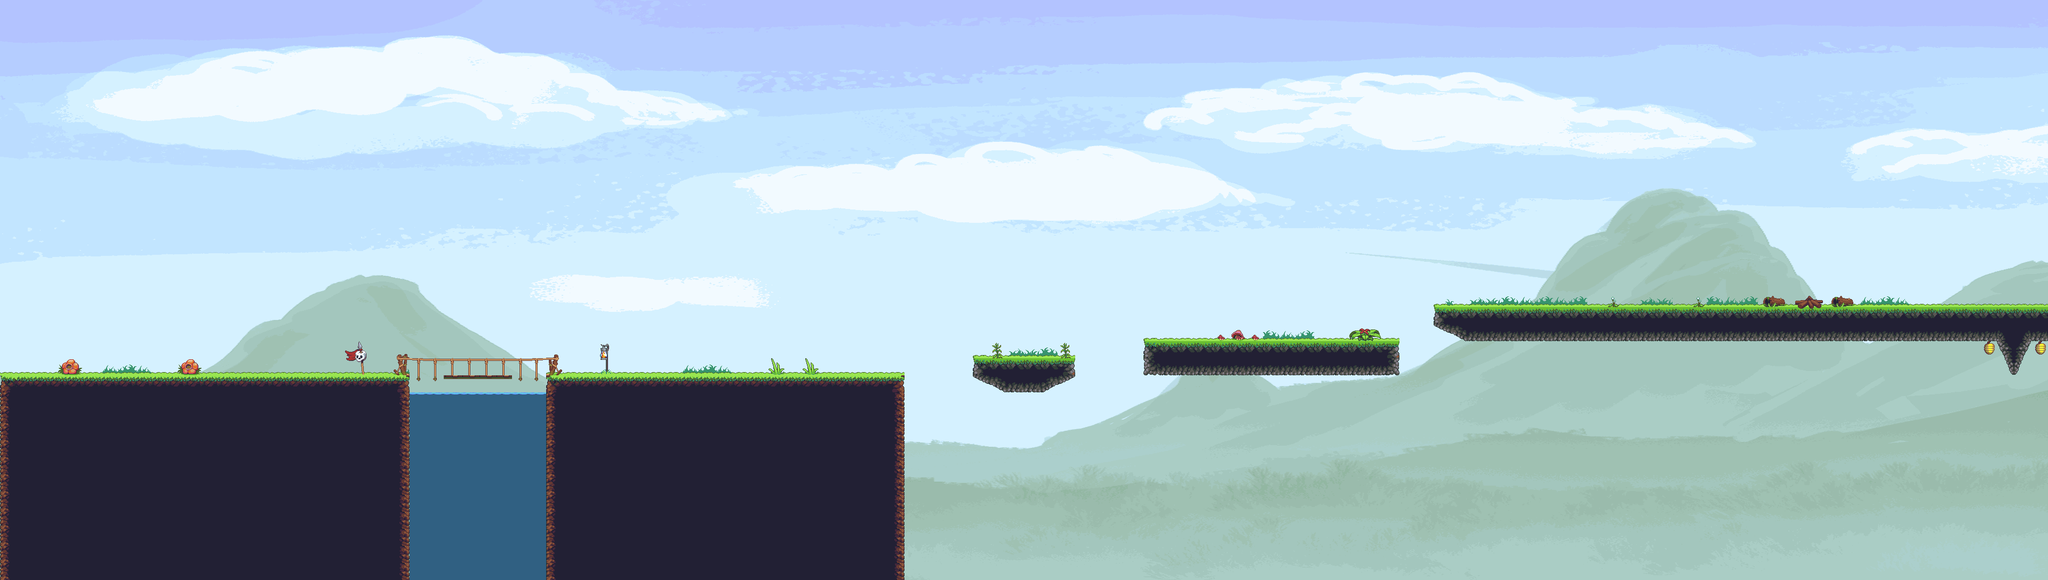

This game map was drawn from its Tiled (.tmx) file and the tilesets committed beside it. A one-line description and the trimmed map source follow:
An orthogonal 120x34 tile map with 32x32 px tiles, 2 tile layers (Foreground, Objekte), 3 tilesets, 1 image layer and 26 objects (8x CoinEntity, 6x Ground, 4x EnemyEntity, 3x Wall, 2x SpikeEntity, ...).

<map version="1.0" orientation="orthogonal" renderorder="left-up" width="120" height="34" tilewidth="32" tileheight="32" nextobjectid="74">
 <tileset firstgid="1" name="jungle_guide" tilewidth="32" tileheight="32">
  <image source="../img/map/jungle_guide.png" width="768" height="928" />
 </tileset>
 <tileset firstgid="697" name="jungle_terrain" tilewidth="32" tileheight="32">
  <image source="../img/map/jungle_terrain.png" width="896" height="480" />
 </tileset>
 <tileset firstgid="1117" name="objekte" tilewidth="32" tileheight="32">
  <image source="../img/map/objekte.png" width="416" height="224" />
 </tileset>
 <imagelayer name="Parallax_layer1">
  <image source="../img/background/landscape.png" />
 </imagelayer>
 <layer name="Foreground" width="120" height="34">
  <data>[4080 cells, 866 non-empty, 65 distinct tile ids]</data>
 </layer>
 <layer name="Objekte" width="120" height="34">
  <data>[4080 cells, 31 non-empty, 22 distinct tile ids]</data>
 </layer>
 <objectgroup name="Object">
  <properties>
   <property name="duration" value="300" />
   <property name="fade" value="#300000" />
  </properties>
  <object id="3" name="mainPlayer" x="6" y="633" width="32" height="64">
   <properties>
    <property name="image" value="gripe_run_right" />
    <property name="spritewidth" value="64" />
   </properties>
  </object>
  <object id="5" name="game.LevelEntity" x="3806" y="-2181" width="31" height="4000">
   <properties>
    <property name="duration" value="300" />
    <property name="fade" value="#009900" />
    <property name="to" value="1" />
   </properties>
  </object>
  <object id="13" name="ScrollEntity" x="880" y="640" width="32" height="32">
   <properties>
    <property name="image" value="spinning_scrolls" />
    <property name="scrollIndex" value="41" />
    <property name="spritewidth" value="32" />
    <property name="type" value="enchantment" />
   </properties>
  </object>
  <object id="16" name="SpikeEntity" x="767" y="1046.33" width="257" height="40" />
  <object id="19" name="SpikeEntity" x="1693" y="1047.33" width="2143" height="41" />
  <object id="30" name="CoinEntity" x="170" y="650" width="32" height="32">
   <properties>
    <property name="image" value="spinning_coin_gold" />
    <property name="spritewidth" value="32" />
   </properties>
  </object>
  <object id="31" name="CoinEntity" x="1121" y="643" width="32" height="32">
   <properties>
    <property name="image" value="spinning_coin_gold" />
    <property name="spritewidth" value="32" />
   </properties>
  </object>
  <object id="32" name="CoinEntity" x="1908" y="628" width="32" height="32">
   <properties>
    <property name="image" value="spinning_coin_gold" />
    <property name="spritewidth" value="32" />
   </properties>
  </object>
  <object id="57" name="CoinEntity" x="3018" y="483" width="32" height="32">
   <properties>
    <property name="image" value="spinning_coin_gold" />
    <property name="spritewidth" value="32" />
   </properties>
  </object>
  <object id="67" name="CoinEntity" x="492" y="592" width="32" height="32">
   <properties>
    <property name="image" value="spinning_coin_gold" />
    <property name="spritewidth" value="32" />
   </properties>
  </object>
  <object id="69" name="CoinEntity" x="1515" y="645" width="32" height="32">
   <properties>
    <property name="image" value="spinning_coin_gold" />
    <property name="spritewidth" value="32" />
   </properties>
  </object>
  <object id="70" name="CoinEntity" x="2398" y="598" width="32" height="32">
   <properties>
    <property name="image" value="spinning_coin_gold" />
    <property name="spritewidth" value="32" />
   </properties>
  </object>
  <object id="72" name="CoinEntity" x="3536" y="484" width="32" height="32">
   <properties>
    <property name="image" value="spinning_coin_gold" />
    <property name="spritewidth" value="32" />
   </properties>
  </object>
 </objectgroup>
 <objectgroup name="EnemyEntities">
  <object id="7" name="EnemyEntity" x="206" y="639" width="539" height="59">
   <properties>
    <property name="attack" value="00" />
    <property name="image" value="frog" />
    <property name="jump" value="0" />
    <property name="speed" value="4" />
    <property name="spriteheight" value="64" />
    <property name="spritewidth" value="64" />
   </properties>
  </object>
  <object id="55" name="EnemyEntity" x="2846" y="547" width="402" height="27">
   <properties>
    <property name="attack" value="00" />
    <property name="image" value="frog" />
    <property name="jump" value="0" />
    <property name="speed" value="4" />
    <property name="spriteheight" value="64" />
    <property name="spritewidth" value="64" />
   </properties>
  </object>
  <object id="58" name="EnemyEntity" x="3433" y="547" width="300" height="29">
   <properties>
    <property name="attack" value="00" />
    <property name="image" value="frog" />
    <property name="jump" value="0" />
    <property name="speed" value="4" />
    <property name="spriteheight" value="64" />
    <property name="spritewidth" value="64" />
   </properties>
  </object>
  <object id="60" name="EnemyEntity" x="761" y="738" width="270" height="64">
   <properties>
    <property name="attack" value="0" />
    <property name="image" value="boat" />
    <property name="jump" value="2" />
    <property name="speed" value="2" />
    <property name="spriteheight" value="64" />
    <property name="spritewidth" value="64" />
   </properties>
  </object>
 </objectgroup>
 <objectgroup name="collision">
  <object id="1" name="Ground" x="2.6667" y="706.333" width="766" height="37" />
  <object id="14" name="Ground" x="2689.67" y="579.333" width="1277" height="28" />
  <object id="21" name="Ground" x="2145.67" y="640.333" width="476" height="61" />
  <object id="33" name="Ground" x="1028.67" y="706.333" width="667" height="33" />
  <object id="35" name="Wall" x="744.67" y="719.333" width="20" height="366" />
  <object id="36" name="Wall" x="1669.67" y="708.333" width="23" height="384" />
  <object id="56" name="Wall" x="1026.67" y="721.333" width="20" height="366" />
  <object id="64" name="Ground" x="832.5" y="704.5" width="126" height="9" />
  <object id="66" name="Ground" x="1824" y="672" width="190" height="50" />
 </objectgroup>
</map>
